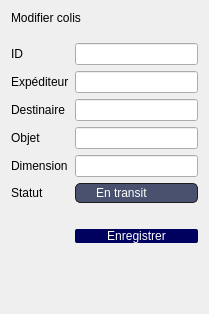
          <widget class="QWidget" name="scrollAreaWidgetContents_4">
           <property name="geometry">
            <rect>
             <x>0</x>
             <y>0</y>
             <width>209</width>
             <height>314</height>
            </rect>
           </property>
           <layout class="QFormLayout" name="formLayout_36">
            <item row="0" column="0" colspan="2">
             <widget class="QLabel" name="label_45">
              <property name="styleSheet">
               <string notr="true">font: 18pt &quot;Nunito Sans&quot;;</string>
              </property>
              <property name="text">
               <string>Modifier colis</string>
              </property>
             </widget>
            </item>
            <item row="1" column="1">
             <layout class="QHBoxLayout" name="horizontalLayout_55"/>
            </item>
            <item row="2" column="1">
             <layout class="QHBoxLayout" name="horizontalLayout_123"/>
            </item>
            <item row="3" column="0">
             <widget class="QLabel" name="label_40">
              <property name="text">
               <string>ID</string>
              </property>
             </widget>
            </item>
            <item row="3" column="1">
             <widget class="QLineEdit" name="lineEdit12_3"/>
            </item>
            <item row="4" column="0">
             <widget class="QLabel" name="label_267">
              <property name="text">
               <string>Expéditeur</string>
              </property>
             </widget>
            </item>
            <item row="4" column="1">
             <widget class="QLineEdit" name="lineEdit_79"/>
            </item>
            <item row="5" column="0">
             <widget class="QLabel" name="label_43">
              <property name="text">
               <string>Destinaire</string>
              </property>
             </widget>
            </item>
            <item row="5" column="1">
             <widget class="QLineEdit" name="lineEdit13_3"/>
            </item>
            <item row="6" column="0">
             <widget class="QLabel" name="label_46">
              <property name="text">
               <string>Objet</string>
              </property>
             </widget>
            </item>
            <item row="6" column="1">
             <widget class="QLineEdit" name="lineEdit14_3"/>
            </item>
            <item row="7" column="0">
             <widget class="QLabel" name="label_38">
              <property name="text">
               <string>Dimension</string>
              </property>
             </widget>
            </item>
            <item row="7" column="1">
             <widget class="QLineEdit" name="lineEdit15_3"/>
            </item>
            <item row="8" column="0">
             <widget class="QLabel" name="label_34">
              <property name="text">
               <string>Statut</string>
              </property>
             </widget>
            </item>
            <item row="8" column="1">
             <widget class="QComboBox" name="comboBox_7">
              <property name="styleSheet">
               <string notr="true">QComboBox QAbstractItemView
{
    border: 2px solid darkgray;
    color: white;
    selection-background-color: rgb(73, 81, 111);
}

QComboBox::drop-down
{
     subcontrol-origin: padding;
     subcontrol-position: top right;
     width: 15px;
     color: white;
     border-left-width: 0px;
     border-left-color: darkgray;
     border-left-style: solid; /* just a single line */
     border-top-right-radius: 3px; /* same radius as the QComboBox */
     border-bottom-right-radius: 3px;
     padding-left: 10px;
 }
QComboBox
{
	
	font: 25 8pt &quot;Nunito&quot;;
    subcontrol-origin: padding;
    subcontrol-position: top right;
    selection-background-color: #111;
    selection-color: yellow;
    color: white;
	background-color: rgb(73, 81, 111);
    border-style: solid;
    border: 1px solid #1e1e1e;
    border-radius: 5;
    padding: 1px 0px 1px 20px;
}</string>
              </property>
              <item>
               <property name="text">
                <string>En transit</string>
               </property>
              </item>
              <item>
               <property name="text">
                <string>Reçu</string>
               </property>
              </item>
             </widget>
            </item>
            <item row="10" column="0">
             <widget class="QLabel" name="label_57">
              <property name="text">
               <string/>
              </property>
             </widget>
            </item>
            <item row="12" column="1">
             <widget class="QPushButton" name="pushButton_18">
              <property name="styleSheet">
               <string notr="true">QPushButton
{
	border: 10 px;border-radius: 2px;
background-color: rgb(0, 0, 95);
color:white;
	font: 25 9pt &quot;Nunito&quot;;
}</string>
              </property>
              <property name="text">
               <string>Enregistrer</string>
              </property>
             </widget>
            </item>
           </layout>
          </widget>
